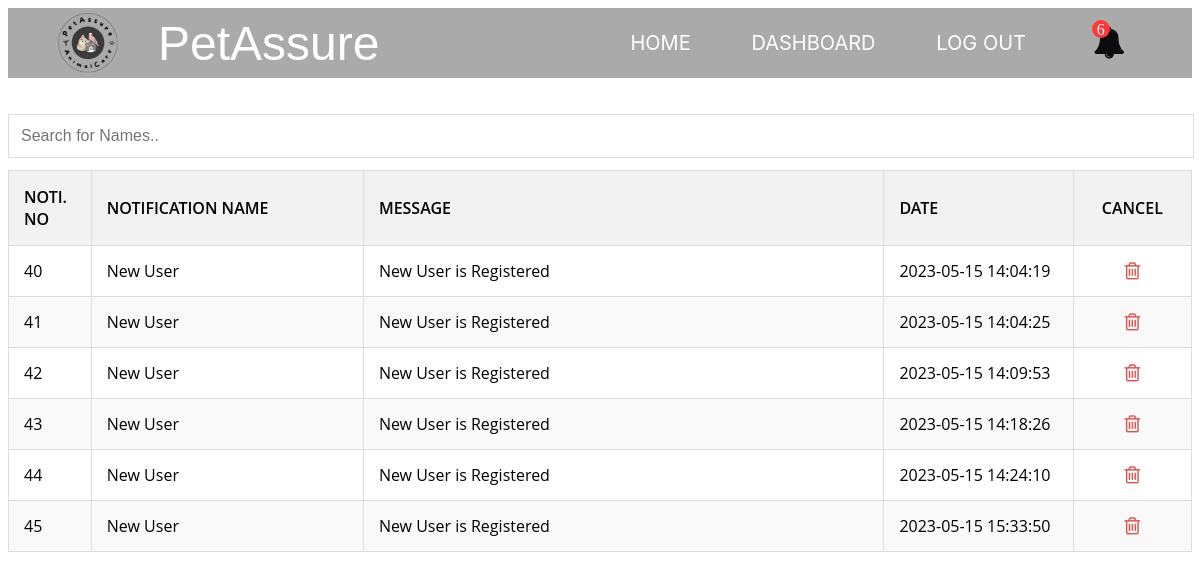
Screenshot of /Admin/AdminViewNotification.php with the database file from the repository.
### tables this page shows
CREATE TABLE `inf` (
  `n_id` int(11) NOT NULL,
  `notifications_name` varchar(255) NOT NULL,
  `message` text NOT NULL,
  `active` tinyint(1) NOT NULL DEFAULT 1,
  `date` timestamp NOT NULL DEFAULT current_timestamp() ON UPDATE current_timestamp()
);

### Admin/AdminViewNotification.php (the view, shortened to what this page needs)
<?php
  include("db.php");
?>
<!DOCTYPE html>
<html lang="en">
<head>
    <link rel="stylesheet" href="https://cdnjs.cloudflare.com/ajax/libs/font-awesome/4.7.0/css/font-awesome.min.css">
    <link rel="stylesheet" type="text/css" href="css/AdminViewNotification.css" />
</head>
<body>
<div class="nav" style="width: 100%;">
            <div class="left">
                <img src="../Images/logo.png" width="100px" height="100px">
                <p style="margin-left: 20px;">PetAssure</p>
            </div>
            <div class="right">
                <a href="../index.php" class="font">HOME</a>
                <a href="vetDashboard.php" class="font">DASHBOARD</a>
                <a href="../logout.php" class="font">LOG OUT </a>
                <?php
$find_notifications = "Select * from inf where active = 1";
$result = mysqli_query($con,$find_notifications);
$count_active = '';
while($rows = mysqli_fetch_assoc($result)){
    $count_active = mysqli_num_rows($result);
}
?>
             <div style="marging-right:10px">
                <i class=" fa fa-bell" id="over" data-value="<?php echo $count_active;?>"></i>
    <?php if(!empty($count_active)){?>
        <div class="round" id="bell-count" data-value="<?php echo $count_active;?>"><span><?php echo $count_active; ?></span></div>
    </div>
    <?php }?>
            </div>
        </div>
<br><br>
<input type="text" id="myInput" onkeyup="myFunction()" placeholder="Search for Names..">
<table id="myTable" class="styled-table">
  <thead>
    <tr>
      <th>Noti.No</th>
      <th>Notification Name</th>
      <th>Message</th>
      <th>Date</th>
      <th>Cancel</th>
    </tr>
  </thead>
  <tbody>
    <?php
      $sql = "SELECT * FROM inf";
      $result = mysqli_query($con, $sql);
      $row_color = 1;
      if (mysqli_num_rows($result) > 0) {
        while ($notification = mysqli_fetch_assoc($result)) {
          echo '<tr class="active-row row-' . $row_color . '">';
          echo "<td>" . $notification['n_id'] . "</td>";
          echo "<td>" . $notification['notifications_name'] . "</td>";
          echo "<td>" . $notification['message'] . "</td>";
          echo "<td>" . $notification['date'] . "</td>";
          echo '<td>
                  <a href="?delete_id=' . $notification['n_id'] . '"
                    onclick="return confirm(\'Are you sure you want to delete this record?\')">
                    <i class="fa fa-trash-o" aria-hidden="true"></i>
                  </a>
                </td>';
          echo "</tr>";
          $row_color = $row_color == 1 ? 2 : 1;
        }
      } else {
        echo "<tr><td colspan='5'>No notifications found</td></tr>";
      }
    ?>
  </tbody>
</table>
</body>
</html>

### Admin/css/AdminViewNotification.css (style rules this page uses)
.fa-bell { float: right; font-size: 32px; color: black; margin: 0.5rem 0.4rem !important; }
.fa-bell:before { content: "\f0f3"; }
.round { background-color: #ff2d2d; border-radius: 50%; color: #fff; display: inline-block; font-size: 12px; height: 18px; line-height: 20px; margin-top: 1px; margin-right: -23px; text-align: center; width: 18px; float: right; cursor: pointer; }
.round>span { color: white; display: block; text-align: center; font-size: 1rem !important; padding: 0 !important; }
#myInput { width: 98%; font-size: 16px; padding: 12px; border: 1px solid #ddd; margin-bottom: 12px; font-family: 'Montserrat', sans-serif; }
table { width: 100%; border-collapse: collapse; }
th, td { border: 1px solid #ddd; padding: 15px; text-align: left; font-family: 'Open Sans', sans-serif; word-break: break-word; }
th { background-color: #f2f2f2; font-weight: 600; text-transform: uppercase; }
tr:nth-child(even) { background-color: #f9f9f9; }
tr:nth-child(odd) { background-color: #fff; }
.styled-table { border: none; }
.fa-trash-o { color: #d9534f; font-size: 20px; }
a { text-decoration: none; font-family: 'Montserrat', sans-serif; }
th:first-child, td:first-child { width: 7%; }
th:nth-child(2), td:nth-child(2) { width: 23%; }
th:nth-child(3), td:nth-child(3) { width: 44%; }
th:last-child, td:last-child { width: 10%; text-align: center; }
td { line-height: 1.0; }
.nav { height: 70px; opacity: 95%; background-color: #A6A6A6; display: flex; flex-direction: row; z-index: 1; }
a.font:before { content: ""; position: absolute; width: 0; height: 2px; bottom: 0; right: 0; background-color: #FFF; visibility: hidden; transition: all 0.3s ease-in-out; }
a.font { font-size: 20px; color: white; font-family: -apple-system, BlinkMacSystemFont, 'Segoe UI', Roboto, Oxygen, Ubuntu, Cantarell, 'Open Sans', 'Helvetica Neue', sans-serif; text-decoration: none; position: relative; }
.left { flex: 0.5; display: flex; flex-direction: row; align-items: center; justify-content: flex-start; margin-left: 30px; font-family: 'Lucida Sans', 'Lucida Sans Regular', 'Lucida Grande', 'Lucida Sans Unicode', Geneva, Verdana, sans-serif; font-size: 48px; color: #ffffff; }
.right { flex: 0.5; display: flex; flex-direction: row; align-items: center; justify-content: space-around; margin-right: 30px; }

### rows the page displays
inf: n_id "40", notifications_name "New User", message "New User is Registered", date "2023-05-15 14:04:19"
inf: n_id "41", notifications_name "New User", message "New User is Registered", date "2023-05-15 14:04:25"
inf: n_id "42", notifications_name "New User", message "New User is Registered", date "2023-05-15 14:09:53"
inf: n_id "43", notifications_name "New User", message "New User is Registered", date "2023-05-15 14:18:26"
inf: n_id "44", notifications_name "New User", message "New User is Registered", date "2023-05-15 14:24:10"
inf: n_id "45", notifications_name "New User", message "New User is Registered", date "2023-05-15 15:33:50"

### other values shown
$count_active "6"
